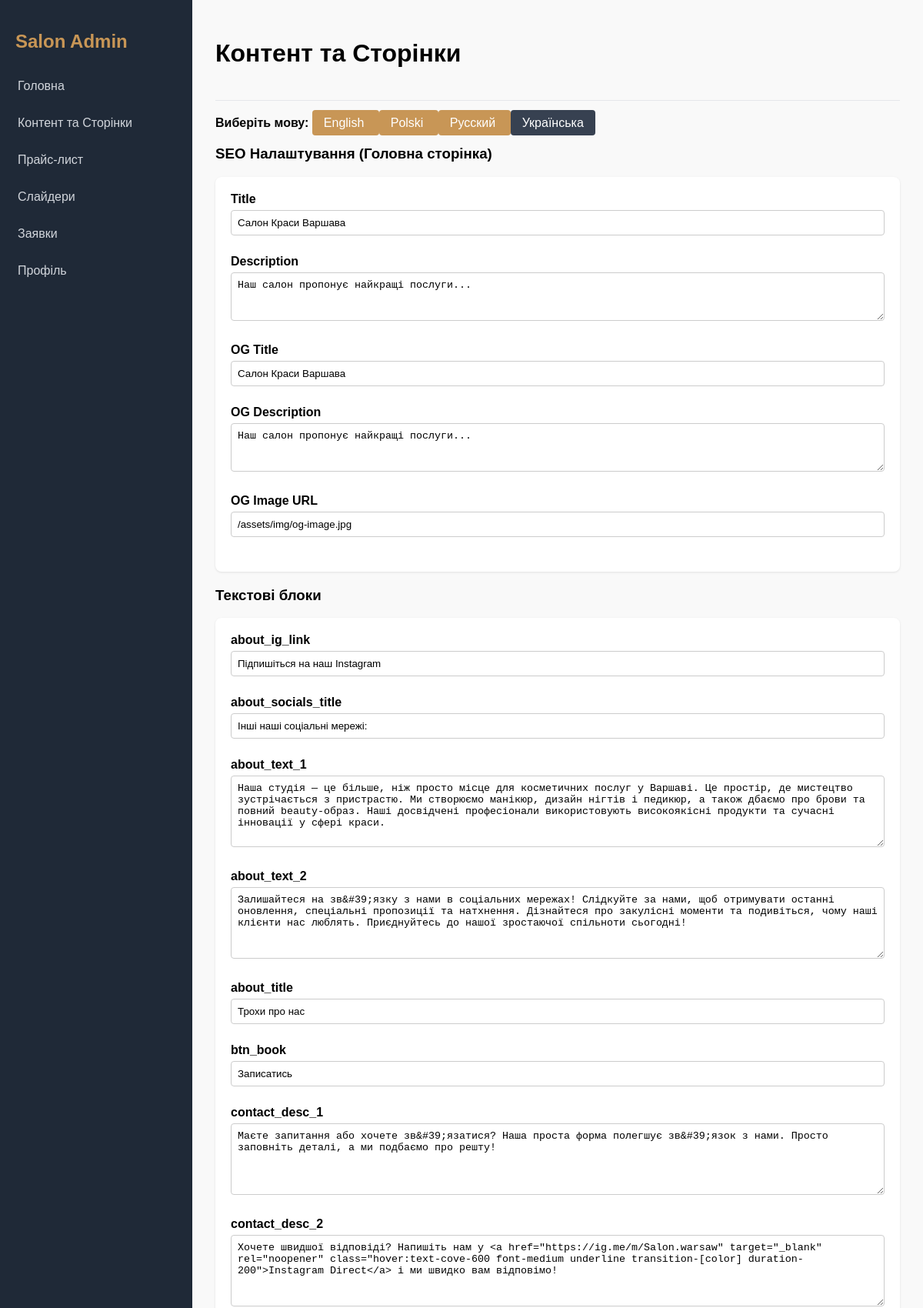
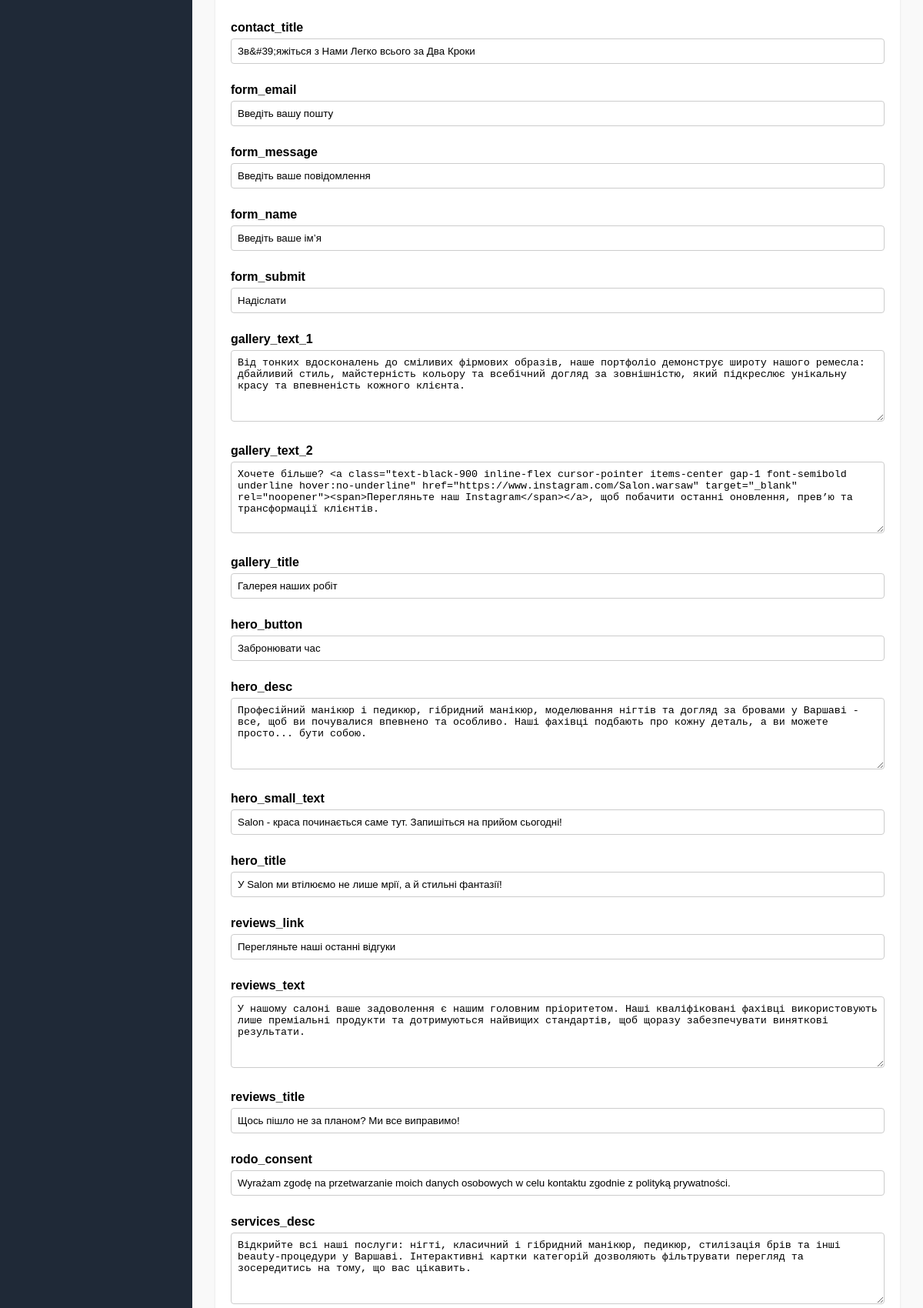
Screenshot of /admin/pages.php?action=pages&lang=uk (upper part) with the database file from the repository (2 pictures, top to bottom).
### tables this page shows
CREATE TABLE `languages` (
  `code` varchar(5) NOT NULL,
  `name` varchar(50) NOT NULL,
  `is_default` tinyint(1) DEFAULT 0
);

CREATE TABLE `seo_metadata` (
  `id` int(11) NOT NULL,
  `page_id` int(11) NOT NULL,
  `lang_code` varchar(5) NOT NULL,
  `title` varchar(255) DEFAULT NULL,
  `description` text DEFAULT NULL,
  `og_title` varchar(255) DEFAULT NULL,
  `og_description` text DEFAULT NULL,
  `og_image` varchar(255) DEFAULT NULL
);

CREATE TABLE `content_blocks` (
  `id` int(11) NOT NULL,
  `key_name` varchar(100) NOT NULL,
  `description` varchar(255) DEFAULT NULL,
  `type` varchar(50) DEFAULT 'text'
);

### config.php (called while the page is built)
<?php
return [
    'db' => [
        'host' => 'MariaDB-11.2',
        'dbname' => 'salon_cms',
        'user' => 'root',
        'password' => '',
        'charset' => 'utf8mb4'
    ],
    'mail' => [
        'admin_email' => 'vladbilous17@gmail.com',
        'smtp_host' => 'smtp.gmail.com',
        'smtp_port' => 587,
        'smtp_user' => 'vladbilous17@gmail.com',
        'smtp_pass' => 'your_app_password',
        'smtp_secure' => 'tls',
    ]
];

### DB.php (called while the page is built, shortened)
<?php
class DB {
    private static $pdo = null;
    public static function getConnection() {
        if (self::$pdo === null) {
            $config = require __DIR__ . '/config.php';
            $db = $config['db'];
            $dsn = "mysql:host={$db['host']};dbname={$db['dbname']};charset={$db['charset']}";
            try {
                self::$pdo = new PDO($dsn, $db['user'], $db['password'], [
                    PDO::ATTR_ERRMODE => PDO::ERRMODE_EXCEPTION,
                    PDO::ATTR_DEFAULT_FETCH_MODE => PDO::FETCH_ASSOC,
                ]);
            } catch (PDOException $e) {
                die("Database connection failed. Please run install.php first or check config.php");
            }
        }
        return self::$pdo;
    }
    public static function query($sql, $params = []) {
        $stmt = self::getConnection()->prepare($sql);
        $stmt->execute($params);
        return $stmt;
    }
    public static function fetchAll($sql, $params = []) {
        return self::query($sql, $params)->fetchAll();
    }
    public static function fetch($sql, $params = []) {
        return self::query($sql, $params)->fetch();
    }
}

### admin/pages.php (the view, shortened to what this page needs)
<?php
$languages = DB::fetchAll("SELECT * FROM languages");
$blocks = DB::fetchAll("SELECT * FROM content_blocks ORDER BY key_name");
$currentLang = isset($_GET['lang']) ? $_GET['lang'] : 'pl';
$translationsRaw = DB::fetchAll("SELECT block_id, value FROM translations WHERE lang_code = ?", [$currentLang]);
$t = [];
foreach ($translationsRaw as $r) {
    $t[$r['block_id']] = $r['value'];
}
$ukTranslationsRaw = DB::fetchAll("SELECT block_id, value FROM translations WHERE lang_code = 'uk'");
$ukT = [];
foreach ($ukTranslationsRaw as $r) {
    $ukT[$r['block_id']] = $r['value'];
}
$seo = DB::fetch("SELECT * FROM seo_metadata WHERE page_id = 1 AND lang_code = ?", [$currentLang]);
?>
<div style="margin-bottom: 20px;">
    <strong>Виберіть мову:</strong>
    <?php foreach ($languages as $l): ?>
        <a href="?action=pages&lang=<?= $l['code'] ?>" class="btn" style="<?= $currentLang == $l['code'] ? 'background:#374151;' : '' ?>">
            <?= $l['name'] ?>
        </a>
    <?php endforeach; ?>
</div>
<form method="POST">
    <h3>SEO Налаштування (Головна сторінка)</h3>
    <div style="background: white; padding: 20px; border-radius: 8px; box-shadow: 0 1px 3px rgba(0,0,0,0.1); margin-bottom: 20px;">
        <div class="form-group">
            <label>Title</label>
            <input type="text" name="seo[title]" value="<?= htmlspecialchars($seo['title']) ?>">
        </div>
        <div class="form-group">
            <label>Description</label>
            <textarea name="seo[description]" rows="3"><?= htmlspecialchars($seo['description']) ?></textarea>
        </div>
        <div class="form-group">
            <label>OG Title</label>
            <input type="text" name="seo[og_title]" value="<?= htmlspecialchars($seo['og_title']) ?>">
        </div>
        <div class="form-group">
            <label>OG Description</label>
            <textarea name="seo[og_description]" rows="3"><?= htmlspecialchars($seo['og_description']) ?></textarea>
        </div>
        <div class="form-group">
            <label>OG Image URL</label>
            <input type="text" name="seo[og_image]" value="<?= htmlspecialchars($seo['og_image']) ?>">
        </div>
    </div>
    <h3>Текстові блоки</h3>
    <div style="background: white; padding: 20px; padding-bottom: 80px; border-radius: 8px; box-shadow: 0 1px 3px rgba(0,0,0,0.1); position: relative;">
        <?php foreach ($blocks as $b): ?>
            <div class="form-group">
                <label><?= $b['key_name'] ?></label>
                <?php if ($b['type'] === 'html'): ?>
                    <textarea name="translations[<?= $b['id'] ?>]" rows="5" placeholder="<?= htmlspecialchars($ukT[$b['id']] ?? '') ?>"><?= htmlspecialchars($t[$b['id']] ?? '') ?></textarea>
                <?php else: ?>
                    <input type="text" name="translations[<?= $b['id'] ?>]" value="<?= htmlspecialchars($t[$b['id']] ?? '') ?>" placeholder="<?= htmlspecialchars($ukT[$b['id']] ?? '') ?>">
                <?php endif; ?>
            </div>
        <?php endforeach; ?>
    </div>
</form>
<?php
require __DIR__ . '/layout.php';

### admin/layout.php (style rules this page uses)
body { margin: 0; font-family: sans-serif; display: flex; height: 100vh; overflow: hidden; background: #f9f9f9; }
.btn { padding: 8px 15px; background: #c89656; color: white; text-decoration: none; border-radius: 4px; border: none; cursor: pointer; }
input, select, textarea { width: 100%; padding: 8px; border: 1px solid #ccc; border-radius: 4px; box-sizing: border-box; margin-bottom:10px; }
.form-group { margin-bottom: 15px; }
.form-group label { display: block; margin-bottom: 5px; font-weight: bold; }

### rows the page displays
languages: name "English"
languages: name "Polski"
languages: name "Русский"
languages: name "Українська"
seo_metadata: title "Салон Краси Варшава", description "Наш салон пропонує найкращі послуги...", og_title "Салон Краси Варшава", og_description "Наш салон пропонує найкращі послуги...", og_image "/assets/img/og-image.jpg"
content_blocks: key_name "about_ig_link", id "Підпишіться на наш Instagram"
content_blocks: key_name "about_socials_title", id "Інші наші соціальні мережі:"
content_blocks: key_name "about_text_1", id "Наша студія — це більше, ніж просто місце для косметичних послуг у Варшаві. Це простір, де мистецтво зустрічається з пристрастю. Ми створюємо манікюр, дизайн нігтів і педикюр, а також дбаємо про брови та повний beauty-образ. Наші досвідчені професіонали використовують високоякісні продукти та сучасні інновації у сфері краси."
content_blocks: key_name "about_text_2", id "Залишайтеся на зв&#39;язку з нами в соціальних мережах! Слідкуйте за нами, щоб отримувати останні оновлення, спеціальні пропозиції та натхнення. Дізнайтеся про закулісні моменти та подивіться, чому наші клієнти нас люблять. Приєднуйтесь до нашої зростаючої спільноти сьогодні!"
content_blocks: key_name "about_title", id "Трохи про нас"
content_blocks: key_name "btn_book", id "Записатись"
content_blocks: key_name "contact_desc_1", id "Маєте запитання або хочете зв&#39;язатися? Наша проста форма полегшує зв&#39;язок з нами. Просто заповніть деталі, а ми подбаємо про решту!"
content_blocks: key_name "contact_desc_2", id "Хочете швидшої відповіді? Напишіть нам у <a href=\"https://ig.me/m/Salon.warsaw\" target=\"_blank\" rel=\"noopener\" class=\"hover:text-cove-600 font-medium underline transition-[color] duration-200\">Instagram Direct</a> і ми швидко вам відповімо!"
content_blocks: key_name "contact_title", id "Зв&#39;яжіться з Нами Легко всього за Два Кроки"
content_blocks: key_name "form_email", id "Введіть вашу пошту"
content_blocks: key_name "form_message", id "Введіть ваше повідомлення"
content_blocks: key_name "form_name", id "Введіть ваше імʼя"
content_blocks: key_name "form_submit", id "Надіслати"
content_blocks: key_name "gallery_text_1", id "Від тонких вдосконалень до сміливих фірмових образів, наше портфоліо демонструє широту нашого ремесла: дбайливий стиль, майстерність кольору та всебічний догляд за зовнішністю, який підкреслює унікальну красу та впевненість кожного клієнта."
content_blocks: key_name "gallery_text_2", id "Хочете більше? <a class=\"text-black-900 inline-flex cursor-pointer items-center gap-1 font-semibold underline hover:no-underline\" href=\"https://www.instagram.com/Salon.warsaw\" target=\"_blank\" rel=\"noopener\"><span>Перегляньте наш Instagram</span></a>, щоб побачити останні оновлення, прев’ю та трансформації клієнтів."
content_blocks: key_name "gallery_title", id "Галерея наших робіт"
content_blocks: key_name "hero_button", id "Забронювати час"
content_blocks: key_name "hero_desc", id "Професійний манікюр і педикюр, гібридний манікюр, моделювання нігтів та догляд за бровами у Варшаві - все, щоб ви почувалися впевнено та особливо. Наші фахівці подбають про кожну деталь, а ви можете просто... бути собою."
content_blocks: key_name "hero_small_text", id "Salon - краса починається саме тут. Запишіться на прийом сьогодні!"
content_blocks: key_name "hero_title", id "У Salon ми втілюємо не лише мрії, а й стильні фантазії!"
content_blocks: key_name "reviews_link", id "Перегляньте наші останні відгуки"
content_blocks: key_name "reviews_text", id "У нашому салоні ваше задоволення є нашим головним пріоритетом. Наші кваліфіковані фахівці використовують лише преміальні продукти та дотримуються найвищих стандартів, щоб щоразу забезпечувати виняткові результати."
content_blocks: key_name "reviews_title", id "Щось пішло не за планом? Ми все виправимо!"
content_blocks: key_name "rodo_consent", id "Wyrażam zgodę na przetwarzanie moich danych osobowych w celu kontaktu zgodnie z polityką prywatności."
content_blocks: key_name "services_desc", id "Відкрийте всі наші послуги: нігті, класичний і гібридний манікюр, педикюр, стилізація брів та інші beauty-процедури у Варшаві. Інтерактивні картки категорій дозволяють фільтрувати перегляд та зосередитись на тому, що вас цікавить."

### other values shown
$pageTitle "Контент та Сторінки"
